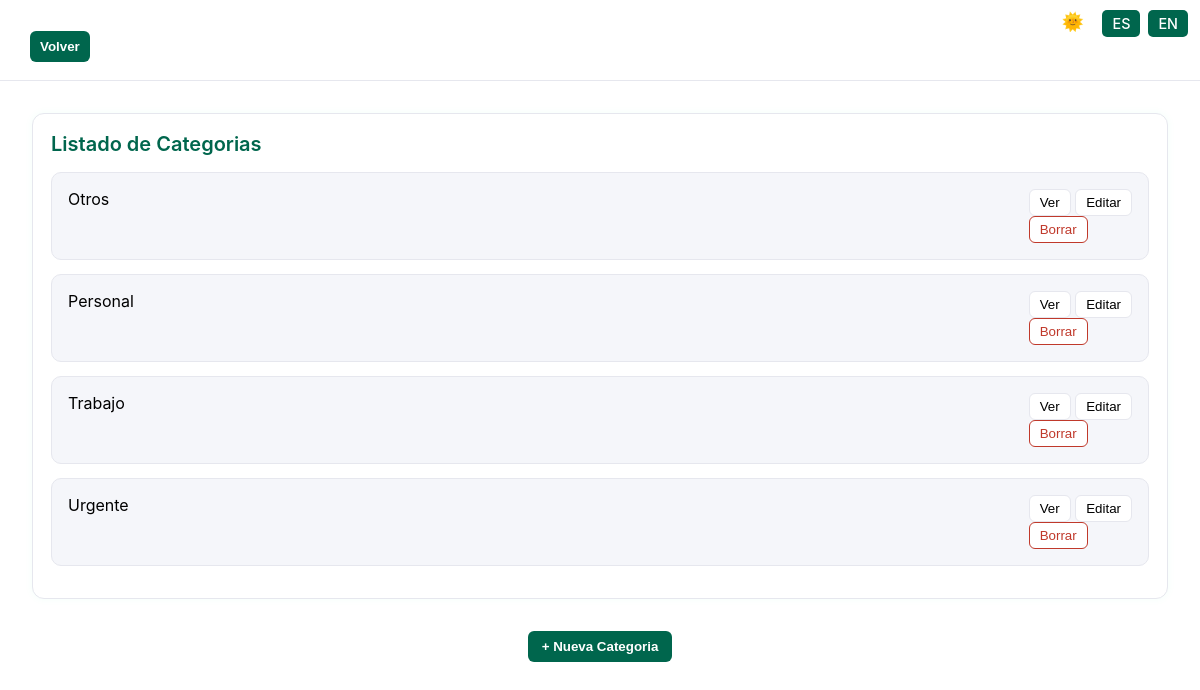
Page /index.php?controller=categories&action=index (signed in) on the committed database.
### tables this page shows
CREATE TABLE categories (
    cat_name VARCHAR(255) NOT NULL,
    cat_desc VARCHAR(255) NOT NULL,
    
    PRIMARY KEY (cat_name)
);

### www/core/ViewManager.php (called while the page is built, shortened)
<?php
class ViewManager {
	private $variables = array();
	public function setVariable($varname, $value, $flash=false) {
		$this->variables[$varname] = $value;
	}
	public function getVariable($varname, $default=NULL) {
		return $this->variables[$varname];
	}
	public function render($controller, $viewname) {
		include(__DIR__."/../view/$controller/$viewname.php");
	}
	private static $viewmanager_singleton = NULL;
	public static function getInstance() {
		if (self::$viewmanager_singleton == null) {
			self::$viewmanager_singleton = new ViewManager();
		}
		return self::$viewmanager_singleton;
	}
}

### www/controller/CategoriesController.php (called while the page is built, shortened)
<?php
require_once(__DIR__."/../model/Category.php");
require_once(__DIR__."/../model/CategoryMapper.php");
class CategoriesController extends BaseController{
	private $categoryMapper;
	public function __construct(){
		$this->categoryMapper = new CategoryMapper();
	}
	public function index(){
		$cats = $this->categoryMapper->findAllWithDesc();
		$this->view->setVariable("categories", $cats);
		$this->view->render("categories", "index");
	}
}
?>

### www/index.php (called while the page is built, shortened)
<?php
function run() {
	try {
		$controller = loadController($_GET["controller"]);
		$actionName = $_GET["action"];
		$controller->$actionName();
	} catch(Exception $ex) {
		die("An exception occured!!!!!".$ex->getMessage());
	}
}
function loadController($controllerName) {
	return new $controllerClassName();
}
run();
?>

### www/core/I18n.php (called while the page is built, shortened)
<?php
class I18n {
	private $messages;
	public function setLanguage($language) {
		$this->messages = $i18n_messages;
	}
	public function i18n($key) {
		if (isset($this->messages[$key])){
			return $this->messages[$key];
		}else{
			return $key;
		}
	}
	private static $i18n_singleton = null;
	public static function getInstance() {
		if (self::$i18n_singleton == NULL) {
			self::$i18n_singleton = new I18n();
		}
		return self::$i18n_singleton;
	}
}
function i18n($key) {
	return I18n::getInstance()->i18n($key);
}

### www/model/Category.php (called while the page is built, shortened)
<?php
require_once(__DIR__."/../core/I18n.php");
class Category{
	private $name;
	public function __construct($name = NULL, $desc = NULL)
	{
		$this->name = $name;
	}
	public function getName()
	{
		return $this->name;
	}
}
?>

### www/model/CategoryMapper.php (called while the page is built, shortened)
<?php
require_once(__DIR__."/../core/PDOConnection.php");
class CategoryMapper{
    private $db;
    public function __construct(){
        $this->db = PDOConnection::getInstance();
    }
    public function findAllWithDesc(){
            $stmt = $this->db->prepare("SELECT * FROM categories");
        $stmt->execute();
        $cats_DB = $stmt->fetchAll(PDO::FETCH_ASSOC);
        $cats = array();
        foreach ($cats_DB as $cat) {
            array_push($cats,new Category(
                $cat["cat_name"],
                $cat["cat_desc"]
        ));
        }
        return $cats;
    }
}
?>

### www/core/PDOConnection.php (called while the page is built)
<?php
class PDOConnection {
	private static $dbhost = "127.0.0.1";
	private static $dbname = "tswdb";
	private static $dbuser = "tswuser";
	private static $dbpass = "tswpass";
	private static $db_singleton = null;
	public static function getInstance() {
		if (self::$db_singleton == null) {
			self::$db_singleton = new PDO(
			"mysql:host=".self::$dbhost.";dbname=".self::$dbname.";charset=utf8",
			self::$dbuser,
			self::$dbpass,
			array(
				PDO::ATTR_EMULATE_PREPARES => false,
				PDO::ATTR_ERRMODE => PDO::ERRMODE_EXCEPTION
			)
		);
	}
	return self::$db_singleton;
}
}
?>

### www/view/categories/index.php (the view, shortened to what this page needs)
<?php
$view = ViewManager::getInstance();
$categories = $view->getVariable("categories");
?>
<!doctype html>
<html>
<head>
    <link rel="stylesheet" type="text/css" href="./view/css/theme.css">
    <link rel="stylesheet" type="text/css" href="./view/css/categories/index.css">
</head>
<body>
    <header>
        <div class="header-content">
            <div class="controls">
                <div class="lang-switch">
                    <a href="index.php?controller=language&amp;action=change&amp;lang=es" class="lang-btn">ES</a>
                    <a href="index.php?controller=language&amp;action=change&amp;lang=en" class="lang-btn">EN</a>
                </div>
                <button id="themeToggle" class="theme-toggle global"
                    aria-label="<?= i18n("Alternar tema") ?>">🌙</button>
                <a href="index.php?controller=projects&amp;action=index">
                    <button class="btn back"><?= i18n("Volver") ?></button>
                </a>
            </div>
        </div>
    </header>
    <main class="project-content">
        <div class="tasks-container">
            <div class="cols">
                <div class="col">
                    <h4><?= i18n("Listado de Categorias") ?></h4>
                    <div id="col-cat">
                        <?php foreach ($categories as $cat): ?>
                            <div class="cat">
                                <span><?= $cat->getName() ?>
                                </span>
                                <div>
                                    <a
                                        href="index.php?controller=categories&amp;action=view&amp;name=<?= $cat->getName() ?>">
                                        <button class="btn"><?= i18n("Ver") ?></button>
                                    </a>
                                    <a
                                        href="index.php?controller=categories&amp;action=edit&amp;name=<?= $cat->getName() ?>">
                                        <button class="btn"><?= i18n("Editar") ?></button>
                                    </a>
                                    <form method="post" action="index.php?controller=categories&amp;action=delete">
                                        <button class="btn danger" type="submit"><?= i18n("Borrar") ?></button>
                                    </form>
                                </div>
                            </div>
                        <?php endforeach; ?>
                    </div>
                </div>
            </div>
        </div>
        <div class="task-actions">
            <a href="index.php?controller=categories&amp;action=add">
                <button class="btn primary action-btn" id="openCategoryModal"><?= i18n("+ Nueva Categoria") ?></button>
            </a>
        </div>
    </main>
</body>
</html>

### www/view/css/theme.css (style rules this page uses)
.light-theme { --bg-dark: #ffffff; --bg-light: #888fa6; --surface-dark: #ffffff; --surface-lighter: #f5f6fa; --accent-neon: #00664d; --accent-glow: #004d3a; --text-bright: #000000; --text-dim: #525769; --btn-text-primary: #ffffff; --border-dark: #e6e7ee; --danger: #c0392b; }
.theme-toggle { position: relative; background: transparent; border: none; cursor: pointer; font-size: 18px; padding: 6px; border-radius: 8px; color: var(--accent-neon); }
body, .modal, input, button { transition: background 200ms ease, color 200ms ease, border-color 200ms ease; }
.theme-toggle.global { position: absolute; top: 5px; right: 110px; z-index: 9999; background: rgba(255,255,255,0.02); }

### www/view/css/categories/index.css (style rules this page uses)
:root { --bg-dark: #0a0b0f; --bg-light: #141721; --surface-dark: #1a1b23; --surface-lighter: #22242e; --accent-neon: #00ff9d; --accent-glow: #00cc7e; --text-bright: #ffffff; --text-dim: #9da3b4; --btn-text-primary: #000; --border-dark: #2a2d3a; --danger: #ff3b3b; font-family: 'Inter', system-ui, -apple-system,Segoe UI, Roboto, "Helvetica Neue", Arial; }
body { margin: 0; background: var(--bg-dark); color: var(--text-bright); font-family: 'Inter', sans-serif; }
header { background: var(--surface-dark); padding: 18px 30px; border-bottom: 1px solid var(--border-dark); }
.header-content { display: flex; justify-content: space-between; align-items: center; }
.controls { display: flex; align-items: center; gap: 16px; }
.lang-switch { position: absolute; top: 10px; right: 12px; display: flex; gap: 8px; }
.lang-btn { background: var(--accent-neon); display: flex; color: var(--bg-dark); padding: 5px 10px; border-radius: 5px; text-decoration: none; font-weight: 500; font-size: 0.9rem; transition: background 0.2s; }
.btn.back { background: var(--accent-neon); color: var(--bg-dark); border-radius: 6px; padding: 8px 10px; border: none; align-content: center; font-weight: bold; cursor: pointer; transition: 0.3s; margin-top: 10pt; }
.btn.primary { background: var(--accent-neon); color: var(--bg-dark); border-radius: 6px; padding: 8px 14px; border: none; font-weight: bold; cursor: pointer; transition: 0.3s; }
.project-content { padding: 32px; }
.cols { display: flex; gap: 24px; }
.col { flex: 1; background: var(--surface-dark); padding: 18px; border-radius: 12px; border: 1px solid var(--border-dark); box-shadow: 0 0 8px rgba(0, 255, 157, 0.05); }
.col h4 { margin-top: 0; margin-bottom: 16px; font-size: 20px; color: var(--accent-neon); font-weight: 600; }
.cat { background: var(--surface-lighter); padding: 16px; border-radius: 10px; border: 1px solid var(--border-dark); margin-bottom: 14px; display: flex; justify-content: space-between; align-items: flex-start; transition: 0.25s; }
.cat .btn { padding: 5px 10px; border-radius: 6px; cursor: pointer; transition: 0.2s; border: 1px solid var(--border-dark); background: var(--surface-dark); color: var(--text-bright); }
.btn.danger { color: var(--danger); border-color: var(--danger); }
.task-actions { margin-top: 32px; text-align: center; display: flex; justify-content: center; align-items: center; gap: 18px; }
.action-btn { padding: 10px 18px; border-radius: 8px; border: 1px solid var(--border-dark); background: var(--surface-lighter); color: var(--text-bright); font-weight: 600; cursor: pointer; transition: 0.3s; }
.action-btn.primary { background: var(--accent-neon); color: var(--bg-dark); border: none; font-weight: bold; }
a { color: transparent }

### rows in the picture
categories: cat_name "Otros"
categories: cat_name "Personal"
categories: cat_name "Trabajo"
categories: cat_name "Urgente"

### other values in the picture
i18n("Volver") "Volver"
i18n("Listado de Categorias") "Listado de Categorias"
i18n("+ Nueva Categoria") "+ Nueva Categoria"
